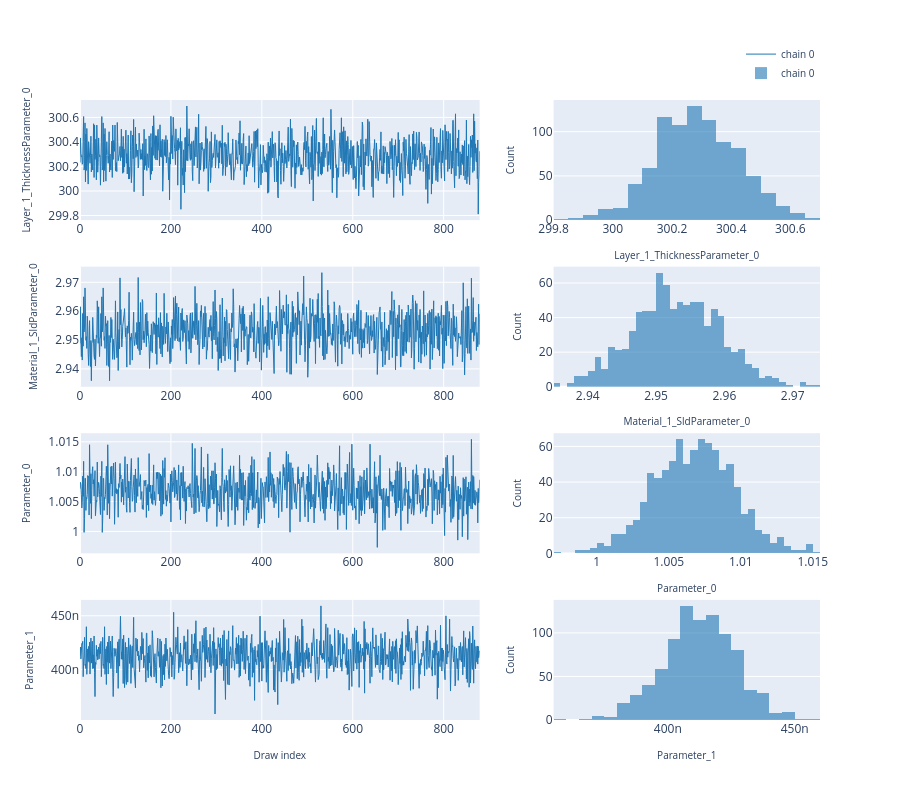

Notebook code cell kept with this figure:
### Code cell
# ---- Trace plot -------------------------------------------------------------
# Per-chain trace (left column) and marginal histogram (right column).
# Mirrors the "Traces" sub-tab in the EasyReflectometryApp.

fig = plot_trace(posterior.draws, posterior.param_names, return_figure=True)
fig.show()

### Figure 1 — Plotly figure (JSON) as saved in the notebook; plotly's stock layout.template omitted (floating-point values rounded to 4 significant figures; data arrays with more than 128 entries replaced by an {"elided": "..."} marker saying what was removed)
{"data": [{"legendgroup": "chain 0", "line": {"color": "#1f77b4", "width": 1}, "mode": "lines", "name": "chain 0", "showlegend": true, "type": "scatter", "xaxis": "x", "y": {"elided": "880 float values"}, "yaxis": "y"}, {"legendgroup": "chain 0", "marker": {"color": "#1f77b4"}, "name": "chain 0", "nbinsx": 40, "opacity": 0.6, "showlegend": true, "type": "histogram", "x": {"elided": "880 float values"}, "xaxis": "x2", "yaxis": "y2"}, {"legendgroup": "chain 0", "line": {"color": "#1f77b4", "width": 1}, "mode": "lines", "name": "chain 0", "showlegend": false, "type": "scatter", "xaxis": "x3", "y": {"elided": "880 float values"}, "yaxis": "y3"}, {"legendgroup": "chain 0", "marker": {"color": "#1f77b4"}, "name": "chain 0", "nbinsx": 40, "opacity": 0.6, "showlegend": false, "type": "histogram", "x": {"elided": "880 float values"}, "xaxis": "x4", "yaxis": "y4"}, {"legendgroup": "chain 0", "line": {"color": "#1f77b4", "width": 1}, "mode": "lines", "name": "chain 0", "showlegend": false, "type": "scatter", "xaxis": "x5", "y": {"elided": "880 float values"}, "yaxis": "y5"}, {"legendgroup": "chain 0", "marker": {"color": "#1f77b4"}, "name": "chain 0", "nbinsx": 40, "opacity": 0.6, "showlegend": false, "type": "histogram", "x": {"elided": "880 float values"}, "xaxis": "x6", "yaxis": "y6"}, {"legendgroup": "chain 0", "line": {"color": "#1f77b4", "width": 1}, "mode": "lines", "name": "chain 0", "showlegend": false, "type": "scatter", "xaxis": "x7", "y": {"elided": "880 float values"}, "yaxis": "y7"}, {"legendgroup": "chain 0", "marker": {"color": "#1f77b4"}, "name": "chain 0", "nbinsx": 40, "opacity": 0.6, "showlegend": false, "type": "histogram", "x": {"elided": "880 float values"}, "xaxis": "x8", "yaxis": "y8"}], "layout": {"barmode": "overlay", "height": 800, "legend": {"font": {"size": 10}, "orientation": "h", "x": 1, "xanchor": "right", "y": 1.02, "yanchor": "bottom"}, "xaxis": {"anchor": "y", "domain": [0.0, 0.54]}, "xaxis2": {"anchor": "y2", "domain": [0.64, 1.0], "title": {"font": {"size": 10}, "text": "Layer_1_ThicknessParameter_0"}}, "xaxis3": {"anchor": "y3", "domain": [0.0, 0.54]}, "xaxis4": {"anchor": "y4", "domain": [0.64, 1.0], "title": {"font": {"size": 10}, "text": "Material_1_SldParameter_0"}}, "xaxis5": {"anchor": "y5", "domain": [0.0, 0.54]}, "xaxis6": {"anchor": "y6", "domain": [0.64, 1.0], "title": {"font": {"size": 10}, "text": "Parameter_0"}}, "xaxis7": {"anchor": "y7", "domain": [0.0, 0.54], "title": {"font": {"size": 10}, "text": "Draw index"}}, "xaxis8": {"anchor": "y8", "domain": [0.64, 1.0], "title": {"font": {"size": 10}, "text": "Parameter_1"}}, "yaxis": {"anchor": "x", "domain": [0.8063, 1.0], "title": {"font": {"size": 10}, "text": "Layer_1_ThicknessParameter_0"}}, "yaxis2": {"anchor": "x2", "domain": [0.8063, 1.0], "title": {"font": {"size": 10}, "text": "Count"}}, "yaxis3": {"anchor": "x3", "domain": [0.5375, 0.7312], "title": {"font": {"size": 10}, "text": "Material_1_SldParameter_0"}}, "yaxis4": {"anchor": "x4", "domain": [0.5375, 0.7312], "title": {"font": {"size": 10}, "text": "Count"}}, "yaxis5": {"anchor": "x5", "domain": [0.2687, 0.4625], "title": {"font": {"size": 10}, "text": "Parameter_0"}}, "yaxis6": {"anchor": "x6", "domain": [0.2687, 0.4625], "title": {"font": {"size": 10}, "text": "Count"}}, "yaxis7": {"anchor": "x7", "domain": [0.0, 0.1938], "title": {"font": {"size": 10}, "text": "Parameter_1"}}, "yaxis8": {"anchor": "x8", "domain": [0.0, 0.1938], "title": {"font": {"size": 10}, "text": "Count"}}}}
